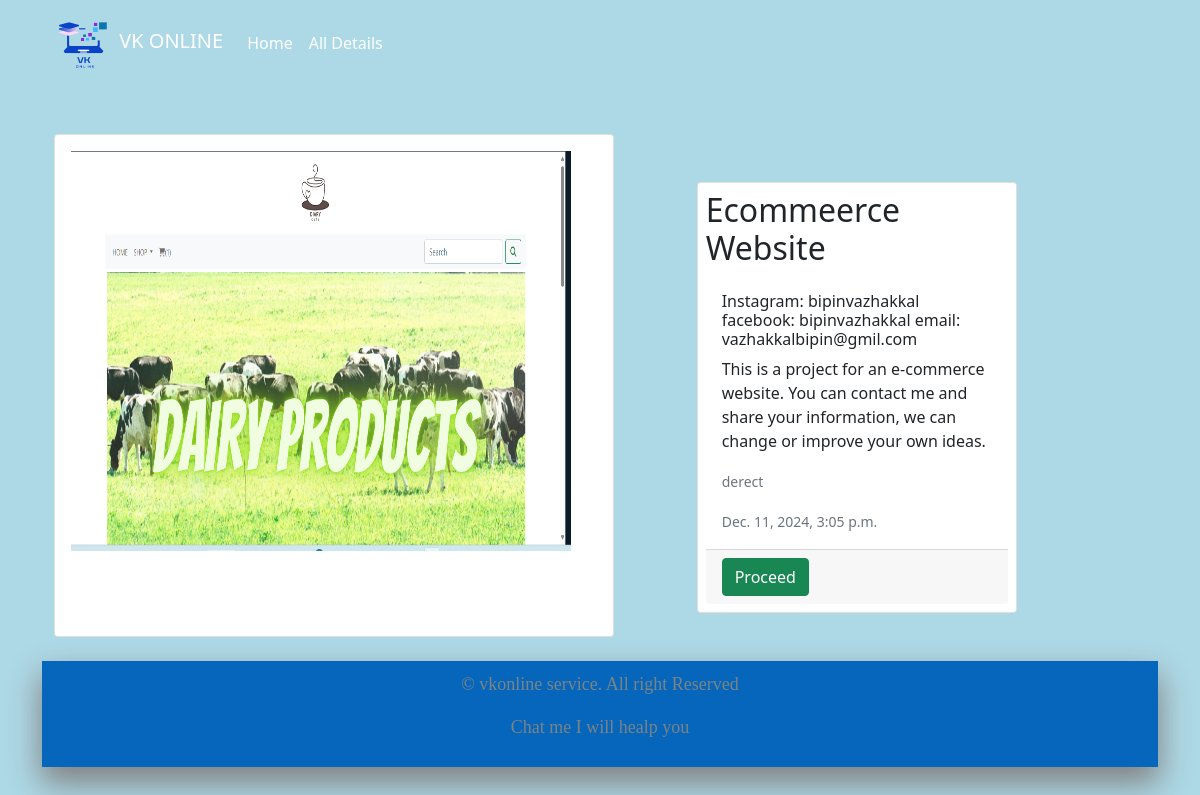
The app's page /spef_det/1/ with its own data.
### vkapp/models.py (models this page shows, shortened)
class myweb(models.Model):
    title_of_site=models.CharField(max_length=250,unique=True)
    imge = models.ImageField(upload_to='images', blank=True)
    details=models.TextField(blank=True)
    description = models.TextField(blank=True)
    mode = models.CharField(max_length=250)
    date = models.DateTimeField(null=True)

### vkapp/views.py (the view)
# urls.py: path('spef_det/<int:id>/',views.spef_det,name='spef_det'),
def spef_det(request,id):
    mweb=myweb.objects.filter(id=id)
    return render(request,'Spefic_detail.html',{'mweb':mweb})

### templates/Spefic_detail.html
{% extends 'base2.html' %}
{% load static %}
{% block content %}
<div class="container my_card ">
    <div class="row mt-5 my_card">
        <div class="col-md-3 my_card ">
                   {% for i in mweb %}
        <div class="my_card">
            <div class="card md-4" style="width: 35rem;">
            <div class="card-body">
                <img src="{{i.imge.url}}" height="400px"width="500px">
            </div>
        </div>
        <div class="col-md-4 mt-4 p-4">
           <div class="card md-3-mt-2 p-2 .lead"style="width: 20rem;">
            <div class="card-head .lead">
                <h2 class="card-head .lead">{{ i.title_of_site}}</h2>
            </div>
            <div class="card-body">
                <h6 class="card-text">{{ i.details}}</h6>
                <p class="card-text">{{i.description}}</p>
                <p class="card-text"><small class="text-muted">{{i.mode}}</small>
                <p class="card-text"><small class="text-muted">{{i.date}}</small>
            </div>
            <div class="card-footer">
            <a href="{% url 'vkapp:add' %}">
                <button type="button" class="btn btn-success">Proceed</button>
                 </a>
            </div>
        </div>
        </div>
</div>
 {% endfor %}
</div>
</div>
</div>
{% endblock %}

### static/css/style.css (style rules this page uses)
body { background-color: lightblue; }
.my_card { display: flex; justify-content: space-between; }

### records on screen
myweb: imge (picture), title_of_site "Ecommeerce Website", details "Instagram: bipinvazhakkal facebook: bipinvazhakkal email: vazhakkalbipin@gmil.com", description "This is a project for an e-commerce website. You can contact me and share your information, we can change or improve your own ideas.", mode "derect", date "Dec. 11, 2024, 3:05 p.m."
